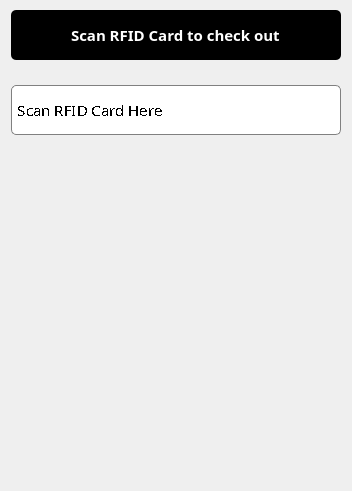
                  <widget class="QWidget" name="widget_34" native="true">
                   <property name="sizePolicy">
                    <sizepolicy hsizetype="Expanding" vsizetype="Preferred">
                     <horstretch>0</horstretch>
                     <verstretch>0</verstretch>
                    </sizepolicy>
                   </property>
                   <property name="minimumSize">
                    <size>
                     <width>350</width>
                     <height>0</height>
                    </size>
                   </property>
                   <property name="maximumSize">
                    <size>
                     <width>500</width>
                     <height>16777215</height>
                    </size>
                   </property>
                   <layout class="QGridLayout" name="gridLayout_53">
                    <property name="topMargin">
                     <number>10</number>
                    </property>
                    <property name="verticalSpacing">
                     <number>25</number>
                    </property>
                    <item row="0" column="0">
                     <widget class="QWidget" name="widget_113" native="true">
                      <property name="minimumSize">
                       <size>
                        <width>0</width>
                        <height>50</height>
                       </size>
                      </property>
                      <property name="styleSheet">
                       <string notr="true">background-color: rgb(0, 0, 0);
border-radius:5px;</string>
                      </property>
                      <layout class="QHBoxLayout" name="horizontalLayout_42">
                       <property name="leftMargin">
                        <number>15</number>
                       </property>
                       <property name="topMargin">
                        <number>7</number>
                       </property>
                       <property name="rightMargin">
                        <number>15</number>
                       </property>
                       <property name="bottomMargin">
                        <number>7</number>
                       </property>
                       <item alignment="Qt::AlignHCenter">
                        <widget class="QLabel" name="label_89">
                         <property name="font">
                          <font>
                           <family>Century Gothic</family>
                           <pointsize>11</pointsize>
                           <weight>75</weight>
                           <bold>true</bold>
                          </font>
                         </property>
                         <property name="styleSheet">
                          <string notr="true">color: rgb(255, 255, 255);</string>
                         </property>
                         <property name="text">
                          <string>Scan RFID Card to check out</string>
                         </property>
                        </widget>
                       </item>
                      </layout>
                     </widget>
                    </item>
                    <item row="2" column="0">
                     <spacer name="verticalSpacer_38">
                      <property name="orientation">
                       <enum>Qt::Vertical</enum>
                      </property>
                      <property name="sizeType">
                       <enum>QSizePolicy::Fixed</enum>
                      </property>
                      <property name="sizeHint" stdset="0">
                       <size>
                        <width>20</width>
                        <height>10</height>
                       </size>
                      </property>
                     </spacer>
                    </item>
                    <item row="3" column="0" alignment="Qt::AlignHCenter|Qt::AlignTop">
                     <widget class="QLabel" name="label_2">
                      <property name="minimumSize">
                       <size>
                        <width>270</width>
                        <height>270</height>
                       </size>
                      </property>
                      <property name="maximumSize">
                       <size>
                        <width>270</width>
                        <height>270</height>
                       </size>
                      </property>
                      <property name="text">
                       <string/>
                      </property>
                      <property name="pixmap">
                       <pixmap>scan.png</pixmap>
                      </property>
                      <property name="scaledContents">
                       <bool>true</bool>
                      </property>
                     </widget>
                    </item>
                    <item row="4" column="0">
                     <spacer name="verticalSpacer_31">
                      <property name="orientation">
                       <enum>Qt::Vertical</enum>
                      </property>
                      <property name="sizeHint" stdset="0">
                       <size>
                        <width>20</width>
                        <height>40</height>
                       </size>
                      </property>
                     </spacer>
                    </item>
                    <item row="1" column="0">
                     <widget class="QLineEdit" name="txtRFIDscanout">
                      <property name="minimumSize">
                       <size>
                        <width>330</width>
                        <height>50</height>
                       </size>
                      </property>
                      <property name="maximumSize">
                       <size>
                        <width>16777215</width>
                        <height>50</height>
                       </size>
                      </property>
                      <property name="font">
                       <font>
                        <family>Century Gothic</family>
                        <pointsize>11</pointsize>
                        <stylestrategy>NoAntialias</stylestrategy>
                       </font>
                      </property>
                      <property name="styleSheet">
                       <string notr="true">background-color: rgb(255, 255, 255);
color: rgb(0, 0, 0);
border-radius: 5px;
border: 1px solid gray;</string>
                      </property>
                      <property name="placeholderText">
                       <string> Scan RFID Card Here</string>
                      </property>
                     </widget>
                    </item>
                   </layout>
                  </widget>
